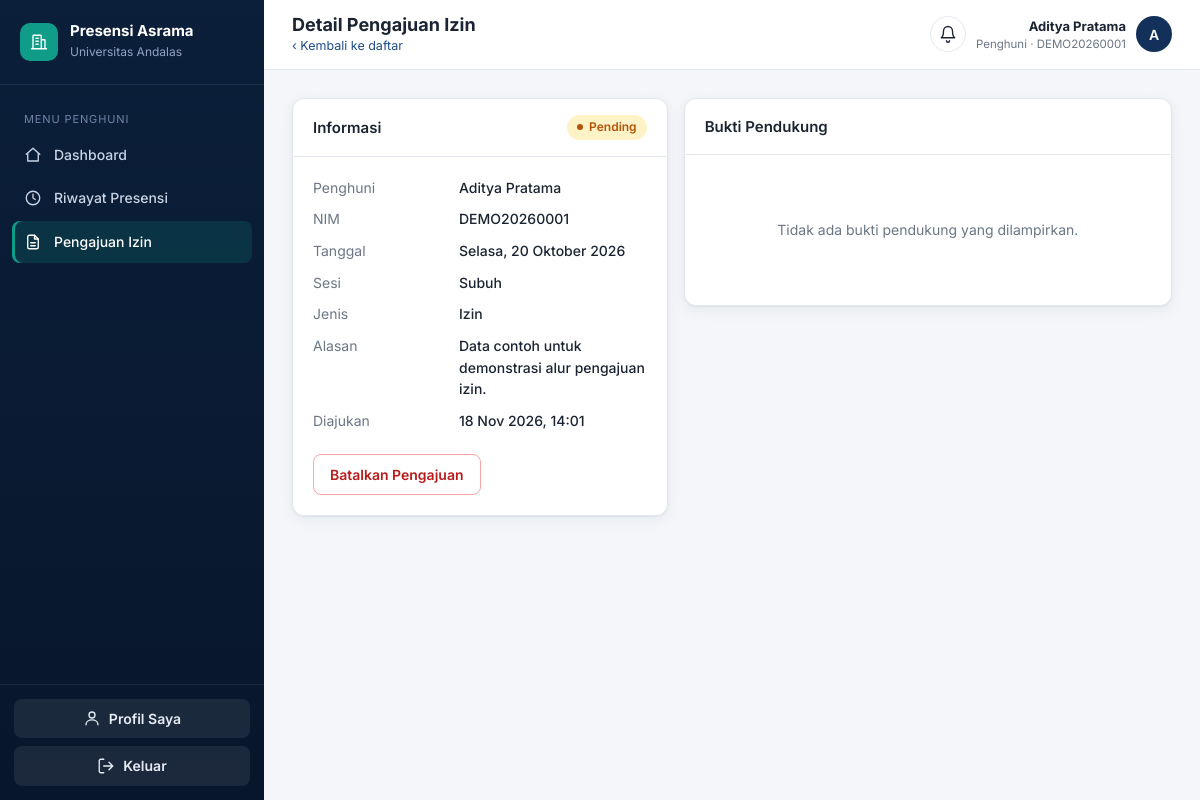
Before: /izin/1/ (signed in) with the older database file.
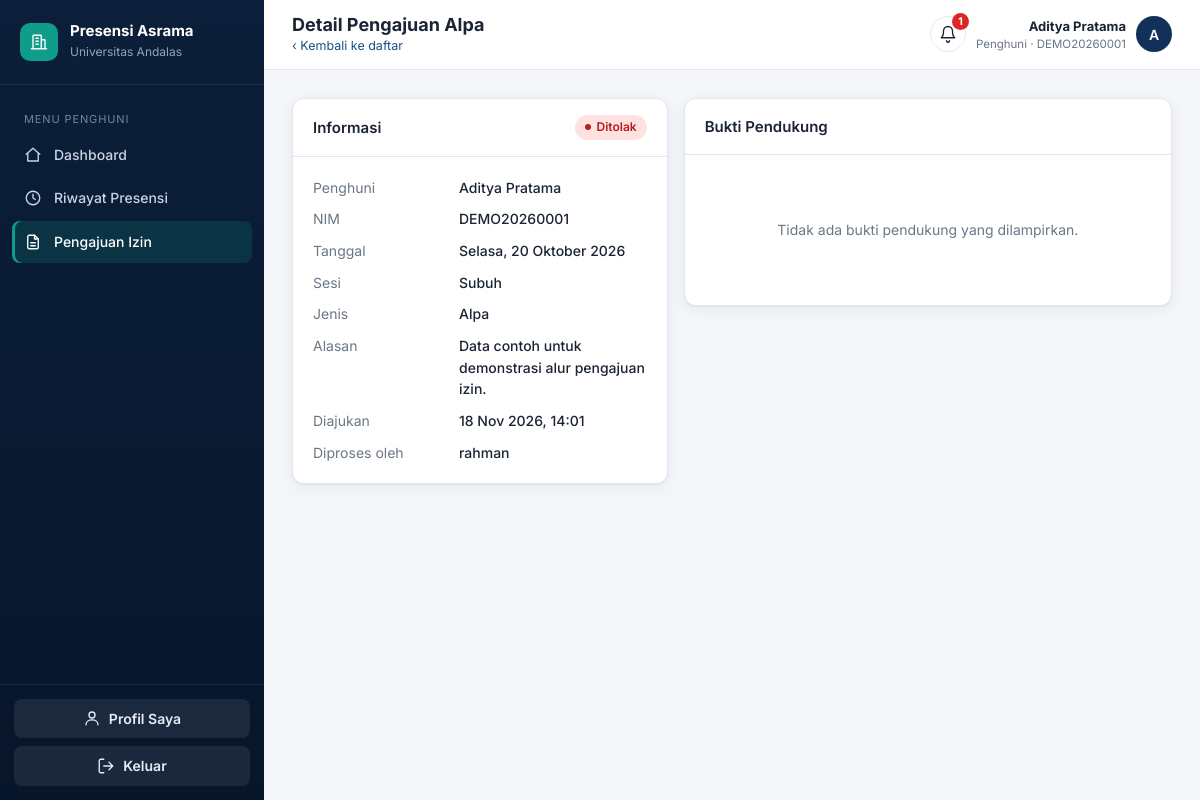
After: the same page with the newer database file.
### accounts/models.py (models this page shows, shortened)
class PengajuanIzin(models.Model):
    STATUS_PERSETUJUAN = (
        ('pending', 'Pending'),
        ('disetujui', 'Disetujui'),
        ('ditolak', 'Ditolak'),
    )
    presensi = models.OneToOneField(Presensi, on_delete=models.CASCADE, related_name='pengajuan_izin')
    fasil = models.ForeignKey(User, on_delete=models.SET_NULL, null=True, blank=True, related_name='izin_diproses')
    alasan = models.TextField()
    file_bukti = models.FileField(upload_to='bukti_izin/', blank=True, null=True)
    status_persetujuan = models.CharField(max_length=20, choices=STATUS_PERSETUJUAN, default='pending')
    catatan_fasil = models.TextField(null=True, blank=True)
    created_at = models.DateTimeField(auto_now_add=True)

class Presensi(models.Model):
    STATUS_CHOICES = (
        ('hadir', 'Hadir'),
        ('terlambat', 'Terlambat'),
        ('izin', 'Izin'),
        ('sakit', 'Sakit'),
        ('alpa', 'Alpa'),
    )
    user = models.ForeignKey(User, on_delete=models.CASCADE, related_name='presensi_list')
    sesi = models.ForeignKey(SesiPresensi, on_delete=models.CASCADE)
    tanggal = models.DateField()
    waktu_presensi = models.DateTimeField(null=True, blank=True)
    status = models.CharField(max_length=20, choices=STATUS_CHOICES, default='alpa')
    latitude = models.DecimalField(max_digits=9, decimal_places=6, null=True, blank=True)
    longitude = models.DecimalField(max_digits=9, decimal_places=6, null=True, blank=True)
    is_in_radius = models.BooleanField(default=False)
    passkey_verified = models.BooleanField(default=False)
    class Meta:
        unique_together = ('user', 'sesi', 'tanggal')

class User(AbstractUser):
    ROLE_CHOICES = (
        ('superadmin', 'Superadmin'),
        ('fasil', 'Fasilitator'),
        ('penghuni', 'Penghuni'),
    )
    nim_nip = models.CharField(max_length=30, unique=True, null=True, blank=True)
    role = models.CharField(max_length=20, choices=ROLE_CHOICES, default='penghuni')

class SesiPresensi(models.Model):
    NAMA_SESI_CHOICES = (
        ('subuh', 'Subuh'),
        ('malam', 'Malam'),
    )
    nama_sesi = models.CharField(max_length=10, choices=NAMA_SESI_CHOICES)
    jam_mulai = models.TimeField()
    jam_selesai = models.TimeField()

### accounts/views.py (the view)
# urls.py: path('izin/<int:izin_id>/', accounts_views.izin_detail, name='izin_detail'),
@login_required
def izin_detail(request, izin_id):
    izin = get_object_or_404(PengajuanIzin.objects.select_related('presensi__user', 'presensi__sesi', 'fasil'), id=izin_id)
    staf = is_staf(request.user)
    if not staf and (not is_penghuni(request.user) or izin.presensi.user_id != request.user.id):
        return _tolak_non_staf(request)
    nama = izin.file_bukti.name.lower()
    return render(request, 'izin_detail.html', {
        'izin': izin, 'staf': staf,
        'is_pdf': nama.endswith('.pdf'), 'is_img': nama.endswith(('.jpg', '.jpeg', '.png')),
    })

### accounts/views.py (called while the page is built)
def is_admin(u):
    return u.is_superuser or u.role == 'superadmin'

def is_fasil(u):
    return u.role == 'fasil'

def is_staf(u):
    return is_admin(u) or is_fasil(u)

def is_penghuni(u):
    return u.role == 'penghuni' and not is_admin(u)

### templates/izin_detail.html (shortened to what this page needs)
{% extends "base.html" %}
{% block heading %}Detail Pengajuan {{ izin.presensi.get_status_display }}{% endblock %}
{% block subheading %}<a href="{% if staf %}{% url 'izin_list' %}{% else %}{% url 'izin_saya' %}{% endif %}">‹ Kembali ke daftar</a>{% endblock %}
{% block content %}
<div class="grid g-main" style="grid-template-columns:1fr 1.3fr;align-items:start">
  <section class="card">
    <div class="card-head"><h2>Informasi</h2><span class="badge b-{{ izin.status_persetujuan }}">{{ izin.get_status_persetujuan_display }}</span></div>
    <div class="card-body">
      <dl class="dl">
        <dt>Penghuni</dt><dd>{{ izin.presensi.user.get_full_name|default:izin.presensi.user.username }}</dd>
        <dt>NIM</dt><dd>{{ izin.presensi.user.nim_nip|default:"–" }}</dd>
        <dt>Tanggal</dt><dd>{{ izin.presensi.tanggal|date:"l, d F Y" }}</dd>
        <dt>Sesi</dt><dd>{{ izin.presensi.sesi.get_nama_sesi_display }}</dd>
        <dt>Jenis</dt><dd>{{ izin.presensi.get_status_display }}</dd>
        <dt>Alasan</dt><dd>{{ izin.alasan|linebreaksbr }}</dd>
        <dt>Diajukan</dt><dd>{{ izin.created_at|date:"d M Y, H:i" }}</dd>
        {% if izin.fasil %}<dt>Diproses oleh</dt><dd>{{ izin.fasil.get_full_name|default:izin.fasil.username }}</dd>{% endif %}
      </dl>
      {% if izin.status_persetujuan == 'pending' %}
      <div class="row-actions" style="margin-top:22px">
        {% if staf %}
          <button class="btn btn-success" data-dialog="dlgVerif" data-url="{% url 'verifikasi_izin' izin.id 'setuju' %}" data-title="Setujui izin" data-who="{{ izin.presensi.user.get_full_name|default:izin.presensi.user.username }}">Setujui</button>
          <button class="btn btn-danger" data-dialog="dlgVerif" data-url="{% url 'verifikasi_izin' izin.id 'tolak' %}" data-title="Tolak izin" data-who="{{ izin.presensi.user.get_full_name|default:izin.presensi.user.username }}">Tolak</button>
        {% elif izin.presensi.user == user %}
          <form method="post" action="{% url 'izin_batal' izin.id %}" onsubmit="return confirm('Batalkan pengajuan ini?')">{% csrf_token %}
            <button class="btn btn-danger">Batalkan Pengajuan</button></form>
        {% endif %}
      </div>
      {% endif %}
    </div>
  </section>
  <section class="card">
    <div class="card-head"><h2>Bukti Pendukung</h2>{% if izin.file_bukti %}<a href="{{ izin.file_bukti.url }}" target="_blank" rel="noopener">Buka di tab baru</a>{% endif %}</div>
    <div class="card-body">
      {% if not izin.file_bukti %}
        <div class="empty">Tidak ada bukti pendukung yang dilampirkan.</div>
      {% elif is_img %}
        <img class="preview" src="{{ izin.file_bukti.url }}" alt="Bukti izin">
      {% elif is_pdf %}
        <iframe class="preview-pdf" src="{{ izin.file_bukti.url }}" title="Bukti izin (PDF)"></iframe>
      {% else %}
        <div class="empty">Pratinjau tidak tersedia. <a href="{{ izin.file_bukti.url }}" target="_blank">Unduh berkas</a></div>
      {% endif %}
    </div>
  </section>
</div>
{% endblock %}

### templates/base.html (shortened to what this page needs)
{% load static %}<!DOCTYPE html>
<html lang="id">
<head>
  <link rel="stylesheet" href="{% static 'css/app.css' %}">
</head>
<body>
{% with page=request.resolver_match.url_name %}
<div class="app">
  <aside class="sidebar" id="sidebar">
    <div class="brand">
      <div class="brand-mark"><svg class="icon"><use href="#i-building"/></svg></div>
      <div><b>Presensi Asrama</b><small>Universitas Andalas</small></div>
    </div>
    <nav class="nav">
      {% if user.is_superuser or user.role == 'superadmin' %}
        <div class="nav-label">Menu Utama</div>
        <a href="{% url 'home' %}" class="{% if page == 'home' %}active{% endif %}"><svg class="icon"><use href="#i-home"/></svg>Dashboard</a>
        <a href="{% url 'riwayat' %}" class="{% if page == 'riwayat' %}active{% endif %}"><svg class="icon"><use href="#i-clock"/></svg>Rekap Presensi</a>
        <a href="{% url 'izin_list' %}" class="{% if page == 'izin_list' or page == 'izin_detail' %}active{% endif %}"><svg class="icon"><use href="#i-file"/></svg>Pengajuan Izin</a>
        <a href="{% url 'laporan' %}" class="{% if page == 'laporan' %}active{% endif %}"><svg class="icon"><use href="#i-chart"/></svg>Laporan</a>
        <div class="nav-label">Master Data</div>
        <a href="{% url 'penghuni_list' %}" class="{% if page == 'penghuni_list' %}active{% endif %}"><svg class="icon"><use href="#i-users"/></svg>Data Penghuni</a>
        <a href="{% url 'gedung_list' %}" class="{% if page == 'gedung_list' %}active{% endif %}"><svg class="icon"><use href="#i-building"/></svg>Gedung &amp; Kamar</a>
        <a href="{% url 'sesi_list' %}" class="{% if page == 'sesi_list' or page == 'sesi_ubah' %}active{% endif %}"><svg class="icon"><use href="#i-sliders"/></svg>Pengaturan Sesi</a>
        {% if user.is_staff %}<a href="{% url 'admin:index' %}"><svg class="icon"><use href="#i-shield"/></svg>Panel Admin</a>{% endif %}
      {% else %}
        <div class="nav-label">Menu Penghuni</div>
        <a href="{% url 'home' %}" class="{% if page == 'home' %}active{% endif %}"><svg class="icon"><use href="#i-home"/></svg>Dashboard</a>
        <a href="{% url 'riwayat' %}" class="{% if page == 'riwayat' %}active{% endif %}"><svg class="icon"><use href="#i-clock"/></svg>Riwayat Presensi</a>
        <a href="{% url 'izin_saya' %}" class="{% if page == 'izin_saya' or page == 'izin_detail' %}active{% endif %}"><svg class="icon"><use href="#i-file"/></svg>Pengajuan Izin</a>
      {% endif %}
    </nav>
    <div class="sidebar-foot">
      <a class="btn" href="{% url 'profil' %}" style="margin-bottom:8px"><svg class="icon"><use href="#i-user"/></svg>Profil Saya</a>
      <form method="post" action="{% url 'logout' %}">{% csrf_token %}
        <button class="btn"><svg class="icon"><use href="#i-logout"/></svg>Keluar</button>
      </form>
    </div>
  </aside>
  <div class="main">
    <header class="topbar">
      <div><h1>{% block heading %}Dashboard{% endblock %}</h1><p>{% block subheading %}{% endblock %}</p></div>
      <div class="user-chip no-print">
        <details class="notif"><summary aria-label="Notifikasi"><svg class="icon"><use href="#i-bell"/></svg>{% if notif_items %}<em>{{ notif_items|length }}</em>{% endif %}</summary>
          </details>
        <div class="meta"><b>{{ user.get_full_name|default:user.username }}</b>
          <small>{% if user.is_superuser %}Superadmin{% else %}{{ user.get_role_display }}{% endif %}{% if user.nim_nip %} · {{ user.nim_nip }}{% endif %}</small></div>
        <a href="{% url 'profil' %}" class="avatar" style="text-decoration:none">{{ user.get_full_name|default:user.username|slice:":1"|upper }}</a>
      </div>
    </header>
    <main class="content">
      {% block content %}{% endblock %}
    </main>
  </div>
</div>
{% endwith %}
</body>
</html>

Changed rows visible on the page:
changed PengajuanIzin "Data contoh untuk demonstrasi alur pengajuan izin.": presensi.status "Izin" → "Alpa"; status_persetujuan "Pending" → "Ditolak"; fasil_id empty → 6 (drawn); fasil.get_full_name (not shown) → "rahman"
Other visible differences:
{{ notif_items|length }}: (not shown) → "1"
text no longer shown: "Batalkan Pengajuan"
text now shown: "Diproses oleh"
